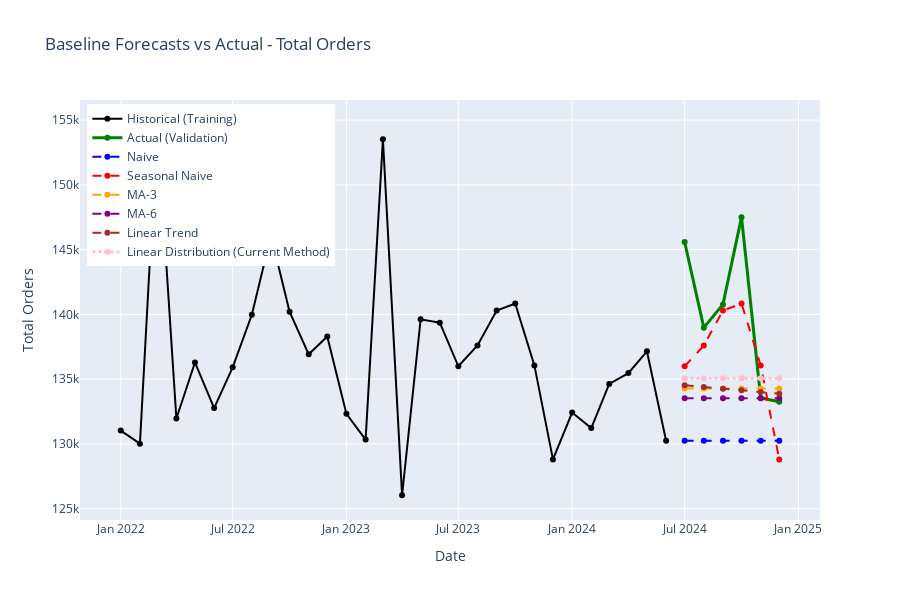
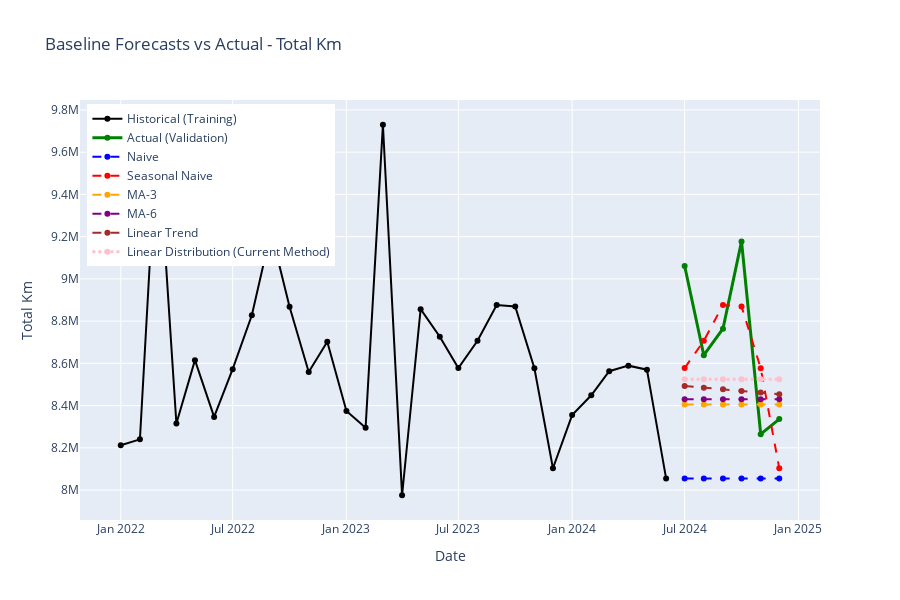
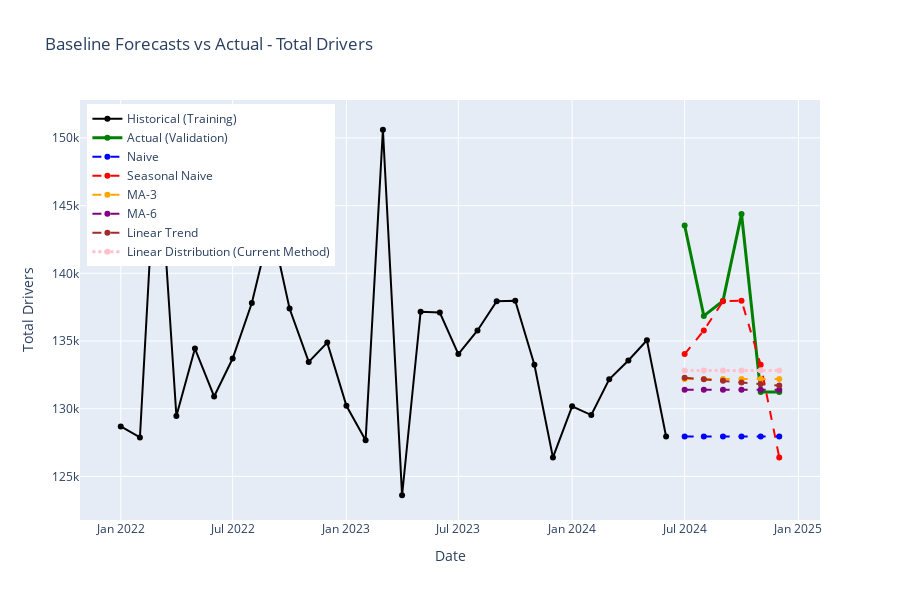

These figures' notebook cell, in order:
### Markdown cell above
## Section 8: Visualization

Plot actual vs forecasted values for each baseline method.

### Code cell
# Create comparison charts for each metric
for metric in target_metrics:
    fig = go.Figure()
    
    # Historical data (training)
    fig.add_trace(
        go.Scatter(
            x=train_df['date'],
            y=train_df[metric],
            mode='lines+markers',
            name='Historical (Training)',
            line=dict(color='black', width=2)
        )
    )
    
    # Actual validation values
    fig.add_trace(
        go.Scatter(
            x=val_df['date'],
            y=val_df[metric],
            mode='lines+markers',
            name='Actual (Validation)',
            line=dict(color='green', width=3)
        )
    )
    
    # Baseline forecasts
    colors = ['blue', 'red', 'orange', 'purple', 'brown', 'pink']
    for i, (model_name, forecasts) in enumerate(all_forecasts.items()):
        # Highlight Current Method with different line style
        line_style = dict(color=colors[i], width=3 if 'Current Method' in model_name else 2, 
                          dash='dot' if 'Current Method' in model_name else 'dash')
        
        fig.add_trace(
            go.Scatter(
                x=val_df['date'],
                y=forecasts[metric],
                mode='lines+markers',
                name=model_name,
                line=line_style
            )
        )
    
    fig.update_layout(
        title=f"Baseline Forecasts vs Actual - {metric.replace('_', ' ').title()}",
        xaxis_title="Date",
        yaxis_title=metric.replace('_', ' ').title(),
        height=600,
        hovermode='x unified',
        legend=dict(x=0.01, y=0.99)
    )
    
    fig.show()
    
    # Save to results
    results_dir = Path('../results')
    results_dir.mkdir(exist_ok=True)
    fig.write_html(results_dir / f'baseline_forecasts_{metric}.html')
    print(f"\n✓ Saved chart: results/baseline_forecasts_{metric}.html")

### Figure 1 — Plotly figure (JSON) as saved in the notebook; plotly's stock layout.template omitted (floating-point values rounded to 4 significant figures)
{"data": [{"line": {"color": "black", "width": 2}, "mode": "lines+markers", "name": "Historical (Training)", "type": "scatter", "x": ["2022-01-01T00:00:00", "2022-02-01T00:00:00", "2022-03-01T00:00:00", "2022-04-01T00:00:00", "2022-05-01T00:00:00", "2022-06-01T00:00:00", "2022-07-01T00:00:00", "2022-08-01T00:00:00", "2022-09-01T00:00:00", "2022-10-01T00:00:00", "2022-11-01T00:00:00", "2022-12-01T00:00:00", "2023-01-01T00:00:00", "2023-02-01T00:00:00", "2023-03-01T00:00:00", "2023-04-01T00:00:00", "2023-05-01T00:00:00", "2023-06-01T00:00:00", "2023-07-01T00:00:00", "2023-08-01T00:00:00", "2023-09-01T00:00:00", "2023-10-01T00:00:00", "2023-11-01T00:00:00", "2023-12-01T00:00:00", "2024-01-01T00:00:00", "2024-02-01T00:00:00", "2024-03-01T00:00:00", "2024-04-01T00:00:00", "2024-05-01T00:00:00", "2024-06-01T00:00:00"], "y": [131029, 130016, 154641, 131965, 136286, 132764, 135914, 139966, 146093, 140201, 136917, 138291, 132318, 130330, 153520, 126035, 139619, 139356, 135991, 137595, 140295, 140837, 136061, 128804, 132420, 131225, 134634, 135466, 137149, 130243]}, {"line": {"color": "green", "width": 3}, "mode": "lines+markers", "name": "Actual (Validation)", "type": "scatter", "x": ["2024-07-01T00:00:00", "2024-08-01T00:00:00", "2024-09-01T00:00:00", "2024-10-01T00:00:00", "2024-11-01T00:00:00", "2024-12-01T00:00:00"], "y": [145586, 138976, 140770, 147506, 133550, 133247]}, {"line": {"color": "blue", "dash": "dash", "width": 2}, "mode": "lines+markers", "name": "Naive", "type": "scatter", "x": ["2024-07-01T00:00:00", "2024-08-01T00:00:00", "2024-09-01T00:00:00", "2024-10-01T00:00:00", "2024-11-01T00:00:00", "2024-12-01T00:00:00"], "y": [130243, 130243, 130243, 130243, 130243, 130243]}, {"line": {"color": "red", "dash": "dash", "width": 2}, "mode": "lines+markers", "name": "Seasonal Naive", "type": "scatter", "x": ["2024-07-01T00:00:00", "2024-08-01T00:00:00", "2024-09-01T00:00:00", "2024-10-01T00:00:00", "2024-11-01T00:00:00", "2024-12-01T00:00:00"], "y": [135991, 137595, 140295, 140837, 136061, 128804]}, {"line": {"color": "orange", "dash": "dash", "width": 2}, "mode": "lines+markers", "name": "MA-3", "type": "scatter", "x": ["2024-07-01T00:00:00", "2024-08-01T00:00:00", "2024-09-01T00:00:00", "2024-10-01T00:00:00", "2024-11-01T00:00:00", "2024-12-01T00:00:00"], "y": [134300.0, 134300.0, 134300.0, 134300.0, 134300.0, 134300.0]}, {"line": {"color": "purple", "dash": "dash", "width": 2}, "mode": "lines+markers", "name": "MA-6", "type": "scatter", "x": ["2024-07-01T00:00:00", "2024-08-01T00:00:00", "2024-09-01T00:00:00", "2024-10-01T00:00:00", "2024-11-01T00:00:00", "2024-12-01T00:00:00"], "y": [133500.0, 133500.0, 133500.0, 133500.0, 133500.0, 133500.0]}, {"line": {"color": "brown", "dash": "dash", "width": 2}, "mode": "lines+markers", "name": "Linear Trend", "type": "scatter", "x": ["2024-07-01T00:00:00", "2024-08-01T00:00:00", "2024-09-01T00:00:00", "2024-10-01T00:00:00", "2024-11-01T00:00:00", "2024-12-01T00:00:00"], "y": [134500.0, 134400.0, 134300.0, 134100.0, 134000.0, 133900.0]}, {"line": {"color": "pink", "dash": "dot", "width": 3}, "mode": "lines+markers", "name": "Linear Distribution (Current Method)", "type": "scatter", "x": ["2024-07-01T00:00:00", "2024-08-01T00:00:00", "2024-09-01T00:00:00", "2024-10-01T00:00:00", "2024-11-01T00:00:00", "2024-12-01T00:00:00"], "y": [135100.0, 135100.0, 135100.0, 135100.0, 135100.0, 135100.0]}], "layout": {"height": 600, "hovermode": "x unified", "legend": {"x": 0.01, "y": 0.99}, "title": {"text": "Baseline Forecasts vs Actual - Total Orders"}, "xaxis": {"title": {"text": "Date"}}, "yaxis": {"title": {"text": "Total Orders"}}}}

### Figure 2 — Plotly figure (JSON) as saved in the notebook; plotly's stock layout.template omitted (floating-point values rounded to 4 significant figures)
{"data": [{"line": {"color": "black", "width": 2}, "mode": "lines+markers", "name": "Historical (Training)", "type": "scatter", "x": ["2022-01-01T00:00:00", "2022-02-01T00:00:00", "2022-03-01T00:00:00", "2022-04-01T00:00:00", "2022-05-01T00:00:00", "2022-06-01T00:00:00", "2022-07-01T00:00:00", "2022-08-01T00:00:00", "2022-09-01T00:00:00", "2022-10-01T00:00:00", "2022-11-01T00:00:00", "2022-12-01T00:00:00", "2023-01-01T00:00:00", "2023-02-01T00:00:00", "2023-03-01T00:00:00", "2023-04-01T00:00:00", "2023-05-01T00:00:00", "2023-06-01T00:00:00", "2023-07-01T00:00:00", "2023-08-01T00:00:00", "2023-09-01T00:00:00", "2023-10-01T00:00:00", "2023-11-01T00:00:00", "2023-12-01T00:00:00", "2024-01-01T00:00:00", "2024-02-01T00:00:00", "2024-03-01T00:00:00", "2024-04-01T00:00:00", "2024-05-01T00:00:00", "2024-06-01T00:00:00"], "y": [8212000.0, 8240000.0, 9705000.0, 8315000.0, 8615000.0, 8346000.0, 8572000.0, 8827000.0, 9224000.0, 8868000.0, 8559000.0, 8702000.0, 8375000.0, 8295000.0, 9730000.0, 7975000.0, 8856000.0, 8726000.0, 8578000.0, 8707000.0, 8876000.0, 8870000.0, 8577000.0, 8103000.0, 8355000.0, 8449000.0, 8563000.0, 8589000.0, 8570000.0, 8055000.0]}, {"line": {"color": "green", "width": 3}, "mode": "lines+markers", "name": "Actual (Validation)", "type": "scatter", "x": ["2024-07-01T00:00:00", "2024-08-01T00:00:00", "2024-09-01T00:00:00", "2024-10-01T00:00:00", "2024-11-01T00:00:00", "2024-12-01T00:00:00"], "y": [9061000.0, 8639000.0, 8764000.0, 9178000.0, 8265000.0, 8336000.0]}, {"line": {"color": "blue", "dash": "dash", "width": 2}, "mode": "lines+markers", "name": "Naive", "type": "scatter", "x": ["2024-07-01T00:00:00", "2024-08-01T00:00:00", "2024-09-01T00:00:00", "2024-10-01T00:00:00", "2024-11-01T00:00:00", "2024-12-01T00:00:00"], "y": [8055000.0, 8055000.0, 8055000.0, 8055000.0, 8055000.0, 8055000.0]}, {"line": {"color": "red", "dash": "dash", "width": 2}, "mode": "lines+markers", "name": "Seasonal Naive", "type": "scatter", "x": ["2024-07-01T00:00:00", "2024-08-01T00:00:00", "2024-09-01T00:00:00", "2024-10-01T00:00:00", "2024-11-01T00:00:00", "2024-12-01T00:00:00"], "y": [8578000.0, 8707000.0, 8876000.0, 8870000.0, 8577000.0, 8103000.0]}, {"line": {"color": "orange", "dash": "dash", "width": 2}, "mode": "lines+markers", "name": "MA-3", "type": "scatter", "x": ["2024-07-01T00:00:00", "2024-08-01T00:00:00", "2024-09-01T00:00:00", "2024-10-01T00:00:00", "2024-11-01T00:00:00", "2024-12-01T00:00:00"], "y": [8405000.0, 8405000.0, 8405000.0, 8405000.0, 8405000.0, 8405000.0]}, {"line": {"color": "purple", "dash": "dash", "width": 2}, "mode": "lines+markers", "name": "MA-6", "type": "scatter", "x": ["2024-07-01T00:00:00", "2024-08-01T00:00:00", "2024-09-01T00:00:00", "2024-10-01T00:00:00", "2024-11-01T00:00:00", "2024-12-01T00:00:00"], "y": [8430000.0, 8430000.0, 8430000.0, 8430000.0, 8430000.0, 8430000.0]}, {"line": {"color": "brown", "dash": "dash", "width": 2}, "mode": "lines+markers", "name": "Linear Trend", "type": "scatter", "x": ["2024-07-01T00:00:00", "2024-08-01T00:00:00", "2024-09-01T00:00:00", "2024-10-01T00:00:00", "2024-11-01T00:00:00", "2024-12-01T00:00:00"], "y": [8493000.0, 8485000.0, 8477000.0, 8469000.0, 8462000.0, 8454000.0]}, {"line": {"color": "pink", "dash": "dot", "width": 3}, "mode": "lines+markers", "name": "Linear Distribution (Current Method)", "type": "scatter", "x": ["2024-07-01T00:00:00", "2024-08-01T00:00:00", "2024-09-01T00:00:00", "2024-10-01T00:00:00", "2024-11-01T00:00:00", "2024-12-01T00:00:00"], "y": [8524000.0, 8524000.0, 8524000.0, 8524000.0, 8524000.0, 8524000.0]}], "layout": {"height": 600, "hovermode": "x unified", "legend": {"x": 0.01, "y": 0.99}, "title": {"text": "Baseline Forecasts vs Actual - Total Km"}, "xaxis": {"title": {"text": "Date"}}, "yaxis": {"title": {"text": "Total Km"}}}}

### Figure 3 — Plotly figure (JSON) as saved in the notebook; plotly's stock layout.template omitted (floating-point values rounded to 4 significant figures)
{"data": [{"line": {"color": "black", "width": 2}, "mode": "lines+markers", "name": "Historical (Training)", "type": "scatter", "x": ["2022-01-01T00:00:00", "2022-02-01T00:00:00", "2022-03-01T00:00:00", "2022-04-01T00:00:00", "2022-05-01T00:00:00", "2022-06-01T00:00:00", "2022-07-01T00:00:00", "2022-08-01T00:00:00", "2022-09-01T00:00:00", "2022-10-01T00:00:00", "2022-11-01T00:00:00", "2022-12-01T00:00:00", "2023-01-01T00:00:00", "2023-02-01T00:00:00", "2023-03-01T00:00:00", "2023-04-01T00:00:00", "2023-05-01T00:00:00", "2023-06-01T00:00:00", "2023-07-01T00:00:00", "2023-08-01T00:00:00", "2023-09-01T00:00:00", "2023-10-01T00:00:00", "2023-11-01T00:00:00", "2023-12-01T00:00:00", "2024-01-01T00:00:00", "2024-02-01T00:00:00", "2024-03-01T00:00:00", "2024-04-01T00:00:00", "2024-05-01T00:00:00", "2024-06-01T00:00:00"], "y": [128697, 127881, 150972, 129462, 134447, 130906, 133710, 137809, 143661, 137399, 133460, 134883, 130216, 127666, 150599, 123611, 137162, 137101, 134036, 135778, 137938, 137981, 133243, 126403, 130180, 129533, 132175, 133564, 135054, 127948]}, {"line": {"color": "green", "width": 3}, "mode": "lines+markers", "name": "Actual (Validation)", "type": "scatter", "x": ["2024-07-01T00:00:00", "2024-08-01T00:00:00", "2024-09-01T00:00:00", "2024-10-01T00:00:00", "2024-11-01T00:00:00", "2024-12-01T00:00:00"], "y": [143534, 136854, 137969, 144383, 131232, 131237]}, {"line": {"color": "blue", "dash": "dash", "width": 2}, "mode": "lines+markers", "name": "Naive", "type": "scatter", "x": ["2024-07-01T00:00:00", "2024-08-01T00:00:00", "2024-09-01T00:00:00", "2024-10-01T00:00:00", "2024-11-01T00:00:00", "2024-12-01T00:00:00"], "y": [127948, 127948, 127948, 127948, 127948, 127948]}, {"line": {"color": "red", "dash": "dash", "width": 2}, "mode": "lines+markers", "name": "Seasonal Naive", "type": "scatter", "x": ["2024-07-01T00:00:00", "2024-08-01T00:00:00", "2024-09-01T00:00:00", "2024-10-01T00:00:00", "2024-11-01T00:00:00", "2024-12-01T00:00:00"], "y": [134036, 135778, 137938, 137981, 133243, 126403]}, {"line": {"color": "orange", "dash": "dash", "width": 2}, "mode": "lines+markers", "name": "MA-3", "type": "scatter", "x": ["2024-07-01T00:00:00", "2024-08-01T00:00:00", "2024-09-01T00:00:00", "2024-10-01T00:00:00", "2024-11-01T00:00:00", "2024-12-01T00:00:00"], "y": [132200.0, 132200.0, 132200.0, 132200.0, 132200.0, 132200.0]}, {"line": {"color": "purple", "dash": "dash", "width": 2}, "mode": "lines+markers", "name": "MA-6", "type": "scatter", "x": ["2024-07-01T00:00:00", "2024-08-01T00:00:00", "2024-09-01T00:00:00", "2024-10-01T00:00:00", "2024-11-01T00:00:00", "2024-12-01T00:00:00"], "y": [131400.0, 131400.0, 131400.0, 131400.0, 131400.0, 131400.0]}, {"line": {"color": "brown", "dash": "dash", "width": 2}, "mode": "lines+markers", "name": "Linear Trend", "type": "scatter", "x": ["2024-07-01T00:00:00", "2024-08-01T00:00:00", "2024-09-01T00:00:00", "2024-10-01T00:00:00", "2024-11-01T00:00:00", "2024-12-01T00:00:00"], "y": [132300.0, 132200.0, 132100.0, 131900.0, 131800.0, 131700.0]}, {"line": {"color": "pink", "dash": "dot", "width": 3}, "mode": "lines+markers", "name": "Linear Distribution (Current Method)", "type": "scatter", "x": ["2024-07-01T00:00:00", "2024-08-01T00:00:00", "2024-09-01T00:00:00", "2024-10-01T00:00:00", "2024-11-01T00:00:00", "2024-12-01T00:00:00"], "y": [132800.0, 132800.0, 132800.0, 132800.0, 132800.0, 132800.0]}], "layout": {"height": 600, "hovermode": "x unified", "legend": {"x": 0.01, "y": 0.99}, "title": {"text": "Baseline Forecasts vs Actual - Total Drivers"}, "xaxis": {"title": {"text": "Date"}}, "yaxis": {"title": {"text": "Total Drivers"}}}}
